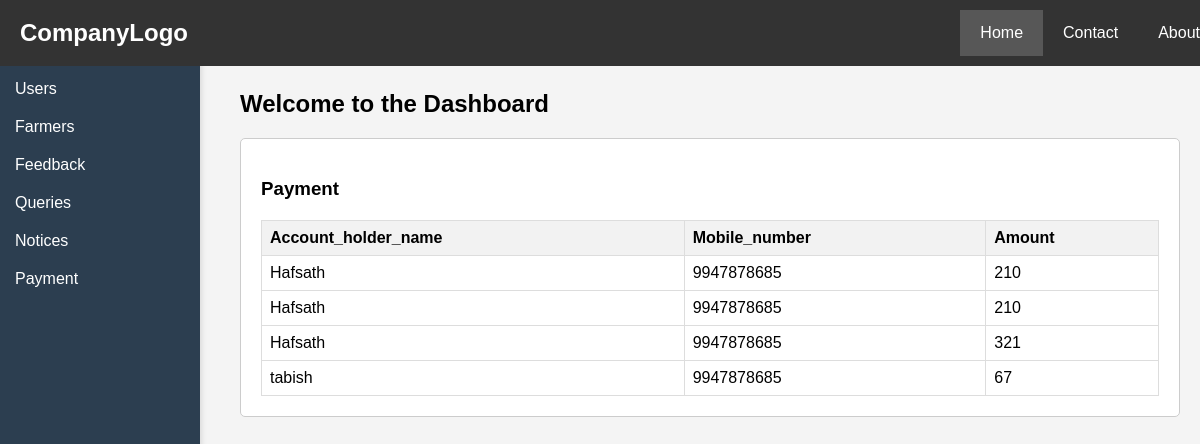
The app's page /admin-payment-view with its own data.
### farmer/models.py (models this page shows)
class Payment(models.Model):
    card_number=models.CharField(max_length=40)
    mobile_number=models.IntegerField()
    expiry_date=models.DateField()
    cvv=models.IntegerField()
    account_holder_name=models.CharField(max_length=40)
    amount_to_pay=models.IntegerField(default='0')

### farmer/views.py (the view)
# urls.py: path('admin-payment-view',views.admin_payment_view,name='admin-payment-view'),
def admin_payment_view(request):
    payment=models.Payment.objects.all()
    return render(request,'admin-payment-view.html',{'payment':payment})

### templates/admin-payment-view.html (shortened to what this page needs)
<!DOCTYPE html>
<html lang="en">
<head>
</head>
<body>
    <div class="header">
        <a href="#default" class="logo">CompanyLogo</a>
        <div class="header-right">
            <a class="active" href="#home">Home</a>
            <a href="#contact">Contact</a>
            <a href="#about">About</a>
        </div>
    </div>
    <div class="sidebar">
        <a href="{% url 'admin-users' %}">Users</a>
        <a href="{% url 'admin-farmers' %}">Farmers</a>
        <a href="{% url 'admin-feedback' %}">Feedback</a>
        <a href="{% url 'admin-query' %}">Queries</a>
        <a href="{% url 'admin-notice-view' %}">Notices</a>
        <a href="{% url 'admin-payment-view' %}">Payment</a>
    </div>
    <div class="main">
        <h2>Welcome to the Dashboard</h2>
        <div class="tabcontent">
            <h3>Payment</h3>
            <table>
                <thead>
                    <tr>
                        <th>Account_holder_name</th>
                        <th>Mobile_number</th>
                        <th>Amount</th>
                    </tr>
                </thead>
                <tbody>
                    {% for p in payment %}
                    <tr>
                        <td>{{ p.account_holder_name }}</td>
                        <td>{{ p.mobile_number }}</td>
                        <td>{{ p.amount_to_pay }}</td>
                    </tr>
                    {% endfor %}
                </tbody>
            </table>
        </div>
    </div>
</body>
</html>

### templates/admin-payment-view.html (style rules this page uses)
body { font-family: Arial, sans-serif; margin: 0; padding: 0; background-color: #f4f4f4; display: flex; }
.header { background-color: #333; color: white; display: flex; align-items: center; padding: 10px 20px; width: 100%; position: fixed; top: 0; left: 0; z-index: 1000; }
.header .logo { font-size: 24px; font-weight: bold; text-decoration: none; color: white; margin-right: auto; }
.header-right { display: flex; }
.header-right a { text-decoration: none; color: white; padding: 14px 20px; transition: background 0.3s; }
.header-right a.active { background-color: #575757; }
.sidebar { width: 200px; background-color: #2c3e50; position: fixed; top: 50px; bottom: 0; padding-top: 20px; box-shadow: 2px 0 5px rgba(0, 0, 0, 0.1); }
.sidebar a { padding: 10px 15px; text-decoration: none; color: white; display: block; transition: background 0.3s; }
.main { margin-left: 220px; padding: 20px; padding-top: 70px; flex-grow: 1; }
.tabcontent { padding: 20px; background-color: white; border: 1px solid #ccc; border-radius: 5px; margin-top: 10px; }
table { width: 100%; border-collapse: collapse; margin-top: 20px; }
th, td { border: 1px solid #ddd; padding: 8px; text-align: left; }
th { background-color: #f2f2f2; }

### records on screen
Payment: account_holder_name "Hafsath", mobile_number "9947878685", amount_to_pay "210"
Payment: account_holder_name "Hafsath", mobile_number "9947878685", amount_to_pay "210"
Payment: account_holder_name "Hafsath", mobile_number "9947878685", amount_to_pay "321"
Payment: account_holder_name "tabish", mobile_number "9947878685", amount_to_pay "67"
